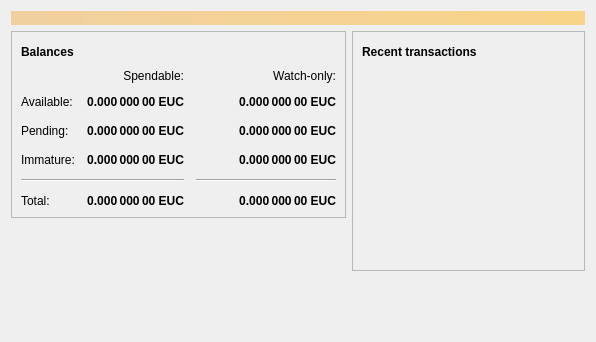
<?xml version="1.0" encoding="UTF-8"?>
<ui version="4.0">
 <class>OverviewPage</class>
 <widget class="QWidget" name="OverviewPage">
  <property name="geometry">
   <rect>
    <x>0</x>
    <y>0</y>
    <width>596</width>
    <height>342</height>
   </rect>
  </property>
  <property name="windowTitle">
   <string>Form</string>
  </property>
  <layout class="QVBoxLayout" name="topLayout">
   <item>
    <widget class="QLabel" name="labelAlerts">
     <property name="visible">
      <bool>false</bool>
     </property>
     <property name="styleSheet">
      <string notr="true">QLabel { background-color: qlineargradient(x1: 0, y1: 0, x2: 1, y2: 0, stop:0 #F0D0A0, stop:1 #F8D488); color:#000000; }</string>
     </property>
     <property name="wordWrap">
      <bool>true</bool>
     </property>
     <property name="margin">
      <number>3</number>
     </property>
     <property name="textInteractionFlags">
      <set>Qt::TextSelectableByMouse</set>
     </property>
    </widget>
   </item>
   <item>
    <layout class="QHBoxLayout" name="horizontalLayout" stretch="1,1">
     <item>
      <layout class="QVBoxLayout" name="verticalLayout_2">
       <item>
        <widget class="QFrame" name="frame">
         <property name="frameShape">
          <enum>QFrame::StyledPanel</enum>
         </property>
         <property name="frameShadow">
          <enum>QFrame::Raised</enum>
         </property>
         <layout class="QVBoxLayout" name="verticalLayout_4">
          <item>
           <layout class="QHBoxLayout" name="horizontalLayout_4">
            <item>
             <widget class="QLabel" name="label_5">
              <property name="font">
               <font>
                <weight>75</weight>
                <bold>true</bold>
               </font>
              </property>
              <property name="text">
               <string>Balances</string>
              </property>
             </widget>
            </item>
            <item>
             <widget class="QPushButton" name="labelWalletStatus">
              <property name="enabled">
               <bool>true</bool>
              </property>
              <property name="maximumSize">
               <size>
                <width>30</width>
                <height>16777215</height>
               </size>
              </property>
              <property name="toolTip">
               <string>The displayed information may be out of date. Your wallet automatically synchronizes with the Eurocoin network after a connection is established, but this process has not completed yet.</string>
              </property>
              <property name="text">
               <string/>
              </property>
              <property name="icon">
               <iconset resource="../bitcoin.qrc">
                <normaloff>:/icons/warning</normaloff>
                <disabledoff>:/icons/warning</disabledoff>:/icons/warning</iconset>
              </property>
              <property name="iconSize">
               <size>
                <width>24</width>
                <height>24</height>
               </size>
              </property>
              <property name="flat">
               <bool>true</bool>
              </property>
             </widget>
            </item>
            <item>
             <spacer name="horizontalSpacer_3">
              <property name="orientation">
               <enum>Qt::Horizontal</enum>
              </property>
              <property name="sizeHint" stdset="0">
               <size>
                <width>40</width>
                <height>20</height>
               </size>
              </property>
             </spacer>
            </item>
           </layout>
          </item>
          <item>
           <layout class="QGridLayout" name="gridLayout">
            <property name="spacing">
             <number>12</number>
            </property>
            <item row="2" column="2">
             <widget class="QLabel" name="labelWatchPending">
              <property name="font">
               <font>
                <weight>75</weight>
                <bold>true</bold>
               </font>
              </property>
              <property name="cursor">
               <cursorShape>IBeamCursor</cursorShape>
              </property>
              <property name="toolTip">
               <string>Unconfirmed transactions to watch-only addresses</string>
              </property>
              <property name="text">
               <string notr="true">0.000 000 00 EUC</string>
              </property>
              <property name="alignment">
               <set>Qt::AlignRight|Qt::AlignTrailing|Qt::AlignVCenter</set>
              </property>
              <property name="textInteractionFlags">
               <set>Qt::LinksAccessibleByMouse|Qt::TextSelectableByKeyboard|Qt::TextSelectableByMouse</set>
              </property>
             </widget>
            </item>
            <item row="2" column="1">
             <widget class="QLabel" name="labelUnconfirmed">
              <property name="font">
               <font>
                <weight>75</weight>
                <bold>true</bold>
               </font>
              </property>
              <property name="cursor">
               <cursorShape>IBeamCursor</cursorShape>
              </property>
              <property name="toolTip">
               <string>Total of transactions that have yet to be confirmed, and do not yet count toward the spendable balance</string>
              </property>
              <property name="text">
               <string notr="true">0.000 000 00 EUC</string>
              </property>
              <property name="alignment">
               <set>Qt::AlignRight|Qt::AlignTrailing|Qt::AlignVCenter</set>
              </property>
              <property name="textInteractionFlags">
               <set>Qt::LinksAccessibleByMouse|Qt::TextSelectableByKeyboard|Qt::TextSelectableByMouse</set>
              </property>
             </widget>
            </item>
            <item row="3" column="2">
             <widget class="QLabel" name="labelWatchImmature">
              <property name="font">
               <font>
                <weight>75</weight>
                <bold>true</bold>
               </font>
              </property>
              <property name="cursor">
               <cursorShape>IBeamCursor</cursorShape>
              </property>
              <property name="toolTip">
               <string>Mined balance in watch-only addresses that has not yet matured</string>
              </property>
              <property name="text">
               <string notr="true">0.000 000 00 EUC</string>
              </property>
              <property name="alignment">
               <set>Qt::AlignRight|Qt::AlignTrailing|Qt::AlignVCenter</set>
              </property>
              <property name="textInteractionFlags">
               <set>Qt::LinksAccessibleByMouse|Qt::TextSelectableByKeyboard|Qt::TextSelectableByMouse</set>
              </property>
             </widget>
            </item>
            <item row="4" column="0" colspan="2">
             <widget class="Line" name="line">
              <property name="orientation">
               <enum>Qt::Horizontal</enum>
              </property>
             </widget>
            </item>
            <item row="4" column="2">
             <widget class="Line" name="lineWatchBalance">
              <property name="sizePolicy">
               <sizepolicy hsizetype="Preferred" vsizetype="Fixed">
                <horstretch>0</horstretch>
                <verstretch>0</verstretch>
               </sizepolicy>
              </property>
              <property name="minimumSize">
               <size>
                <width>140</width>
                <height>0</height>
               </size>
              </property>
              <property name="orientation">
               <enum>Qt::Horizontal</enum>
              </property>
             </widget>
            </item>
            <item row="5" column="0">
             <widget class="QLabel" name="labelTotalText">
              <property name="text">
               <string>Total:</string>
              </property>
             </widget>
            </item>
            <item row="3" column="1">
             <widget class="QLabel" name="labelImmature">
              <property name="font">
               <font>
                <weight>75</weight>
                <bold>true</bold>
               </font>
              </property>
              <property name="cursor">
               <cursorShape>IBeamCursor</cursorShape>
              </property>
              <property name="toolTip">
               <string>Mined balance that has not yet matured</string>
              </property>
              <property name="text">
               <string notr="true">0.000 000 00 EUC</string>
              </property>
              <property name="alignment">
               <set>Qt::AlignRight|Qt::AlignTrailing|Qt::AlignVCenter</set>
              </property>
              <property name="textInteractionFlags">
               <set>Qt::LinksAccessibleByMouse|Qt::TextSelectableByKeyboard|Qt::TextSelectableByMouse</set>
              </property>
             </widget>
            </item>
            <item row="2" column="3">
             <spacer name="horizontalSpacer_2">
              <property name="orientation">
               <enum>Qt::Horizontal</enum>
              </property>
              <property name="sizeHint" stdset="0">
               <size>
                <width>40</width>
                <height>20</height>
               </size>
              </property>
             </spacer>
            </item>
            <item row="3" column="0">
             <widget class="QLabel" name="labelImmatureText">
              <property name="text">
               <string>Immature:</string>
              </property>
             </widget>
            </item>
            <item row="5" column="1">
             <widget class="QLabel" name="labelTotal">
              <property name="font">
               <font>
                <weight>75</weight>
                <bold>true</bold>
               </font>
              </property>
              <property name="cursor">
               <cursorShape>IBeamCursor</cursorShape>
              </property>
              <property name="toolTip">
               <string>Your current total balance</string>
              </property>
              <property name="text">
               <string notr="true">0.000 000 00 EUC</string>
              </property>
              <property name="alignment">
               <set>Qt::AlignRight|Qt::AlignTrailing|Qt::AlignVCenter</set>
              </property>
              <property name="textInteractionFlags">
               <set>Qt::LinksAccessibleByMouse|Qt::TextSelectableByKeyboard|Qt::TextSelectableByMouse</set>
              </property>
             </widget>
            </item>
            <item row="5" column="2">
             <widget class="QLabel" name="labelWatchTotal">
              <property name="font">
               <font>
                <weight>75</weight>
                <bold>true</bold>
               </font>
              </property>
              <property name="cursor">
               <cursorShape>IBeamCursor</cursorShape>
              </property>
              <property name="toolTip">
               <string>Current total balance in watch-only addresses</string>
              </property>
              <property name="text">
               <string notr="true">0.000 000 00 EUC</string>
              </property>
              <property name="alignment">
               <set>Qt::AlignRight|Qt::AlignTrailing|Qt::AlignVCenter</set>
              </property>
              <property name="textInteractionFlags">
               <set>Qt::LinksAccessibleByMouse|Qt::TextSelectableByKeyboard|Qt::TextSelectableByMouse</set>
              </property>
             </widget>
            </item>
            <item row="0" column="2">
             <widget class="QLabel" name="labelWatchonly">
              <property name="text">
               <string>Watch-only:</string>
              </property>
              <property name="alignment">
               <set>Qt::AlignRight|Qt::AlignTrailing|Qt::AlignVCenter</set>
              </property>
             </widget>
            </item>
            <item row="1" column="0">
             <widget class="QLabel" name="labelBalanceText">
              <property name="text">
               <string>Available:</string>
              </property>
             </widget>
            </item>
            <item row="1" column="1">
             <widget class="QLabel" name="labelBalance">
              <property name="font">
               <font>
                <weight>75</weight>
                <bold>true</bold>
               </font>
              </property>
              <property name="cursor">
               <cursorShape>IBeamCursor</cursorShape>
              </property>
              <property name="toolTip">
               <string>Your current spendable balance</string>
              </property>
              <property name="text">
               <string notr="true">0.000 000 00 EUC</string>
              </property>
              <property name="alignment">
               <set>Qt::AlignRight|Qt::AlignTrailing|Qt::AlignVCenter</set>
              </property>
              <property name="textInteractionFlags">
               <set>Qt::LinksAccessibleByMouse|Qt::TextSelectableByKeyboard|Qt::TextSelectableByMouse</set>
              </property>
             </widget>
            </item>
            <item row="1" column="2">
             <widget class="QLabel" name="labelWatchAvailable">
              <property name="font">
               <font>
                <weight>75</weight>
                <bold>true</bold>
               </font>
              </property>
              <property name="cursor">
               <cursorShape>IBeamCursor</cursorShape>
              </property>
              <property name="toolTip">
               <string>Your current balance in watch-only addresses</string>
              </property>
              <property name="text">
               <string notr="true">0.000 000 00 EUC</string>
              </property>
              <property name="alignment">
               <set>Qt::AlignRight|Qt::AlignTrailing|Qt::AlignVCenter</set>
              </property>
              <property name="textInteractionFlags">
               <set>Qt::LinksAccessibleByMouse|Qt::TextSelectableByKeyboard|Qt::TextSelectableByMouse</set>
              </property>
             </widget>
            </item>
            <item row="2" column="0">
             <widget class="QLabel" name="labelPendingText">
              <property name="text">
               <string>Pending:</string>
              </property>
             </widget>
            </item>
            <item row="0" column="1">
             <widget class="QLabel" name="labelSpendable">
              <property name="text">
               <string>Spendable:</string>
              </property>
              <property name="alignment">
               <set>Qt::AlignRight|Qt::AlignTrailing|Qt::AlignVCenter</set>
              </property>
             </widget>
            </item>
           </layout>
          </item>
         </layout>
        </widget>
       </item>
       <item>
        <spacer name="verticalSpacer">
         <property name="orientation">
          <enum>Qt::Vertical</enum>
         </property>
         <property name="sizeHint" stdset="0">
          <size>
           <width>20</width>
           <height>40</height>
          </size>
         </property>
        </spacer>
       </item>
      </layout>
     </item>
     <item>
      <layout class="QVBoxLayout" name="verticalLayout_3">
       <item>
        <widget class="QFrame" name="frame_2">
         <property name="frameShape">
          <enum>QFrame::StyledPanel</enum>
         </property>
         <property name="frameShadow">
          <enum>QFrame::Raised</enum>
         </property>
         <layout class="QVBoxLayout" name="verticalLayout">
          <item>
           <layout class="QHBoxLayout" name="horizontalLayout_2">
            <item>
             <widget class="QLabel" name="label_4">
              <property name="font">
               <font>
                <weight>75</weight>
                <bold>true</bold>
               </font>
              </property>
              <property name="text">
               <string>Recent transactions</string>
              </property>
             </widget>
            </item>
            <item>
             <widget class="QPushButton" name="labelTransactionsStatus">
              <property name="enabled">
               <bool>true</bool>
              </property>
              <property name="maximumSize">
               <size>
                <width>30</width>
                <height>16777215</height>
               </size>
              </property>
              <property name="toolTip">
               <string>The displayed information may be out of date. Your wallet automatically synchronizes with the Eurocoin network after a connection is established, but this process has not completed yet.</string>
              </property>
              <property name="text">
               <string/>
              </property>
              <property name="icon">
               <iconset resource="../bitcoin.qrc">
                <normaloff>:/icons/warning</normaloff>
                <disabledoff>:/icons/warning</disabledoff>:/icons/warning</iconset>
              </property>
              <property name="iconSize">
               <size>
                <width>24</width>
                <height>24</height>
               </size>
              </property>
              <property name="flat">
               <bool>true</bool>
              </property>
             </widget>
            </item>
            <item>
             <spacer name="horizontalSpacer">
              <property name="orientation">
               <enum>Qt::Horizontal</enum>
              </property>
              <property name="sizeHint" stdset="0">
               <size>
                <width>40</width>
                <height>20</height>
               </size>
              </property>
             </spacer>
            </item>
           </layout>
          </item>
          <item>
           <widget class="QListView" name="listTransactions">
            <property name="styleSheet">
             <string notr="true">QListView { background: transparent; }</string>
            </property>
            <property name="frameShape">
             <enum>QFrame::NoFrame</enum>
            </property>
            <property name="verticalScrollBarPolicy">
             <enum>Qt::ScrollBarAlwaysOff</enum>
            </property>
            <property name="horizontalScrollBarPolicy">
             <enum>Qt::ScrollBarAlwaysOff</enum>
            </property>
            <property name="selectionMode">
             <enum>QAbstractItemView::NoSelection</enum>
            </property>
           </widget>
          </item>
         </layout>
        </widget>
       </item>
       <item>
        <spacer name="verticalSpacer_2">
         <property name="orientation">
          <enum>Qt::Vertical</enum>
         </property>
         <property name="sizeHint" stdset="0">
          <size>
           <width>20</width>
           <height>40</height>
          </size>
         </property>
        </spacer>
       </item>
      </layout>
     </item>
    </layout>
   </item>
  </layout>
 </widget>
 <resources/>
 <connections/>
</ui>
